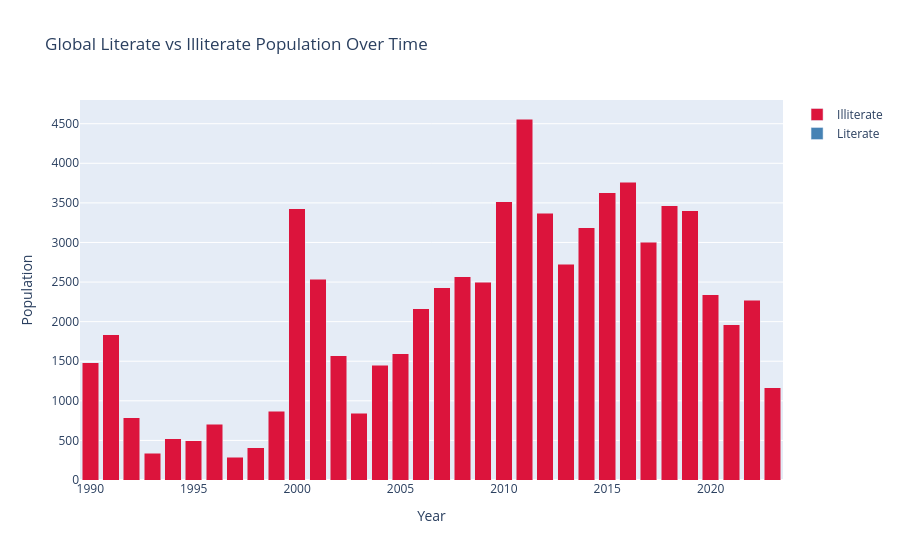

The code cell stored with this chart in its notebook:
### Code cell
# ── Illiteracy Population Trend (FIXED) ────────────────────────────────────

import plotly.graph_objects as go

if 'illiterate_total' in df_illiteracy.columns:

    # If literate_total not present → create it safely
    if 'literate_total' not in df_illiteracy.columns:
        if 'total_population' in df_illiteracy.columns:
            df_illiteracy['literate_total'] = (
                df_illiteracy['total_population'] - df_illiteracy['illiterate_total']
            )
        else:
            # fallback: skip literate and plot only illiterate
            df_illiteracy['literate_total'] = 0

    # Group data
    global_illit = (
        df_illiteracy
        .groupby('year')[['illiterate_total','literate_total']]
        .sum()
        .reset_index()
    )

    # Plot
    fig = go.Figure()

    fig.add_trace(go.Bar(
        name='Literate',
        x=global_illit['year'],
        y=global_illit['literate_total'],
        marker_color='steelblue'
    ))

    fig.add_trace(go.Bar(
        name='Illiterate',
        x=global_illit['year'],
        y=global_illit['illiterate_total'],
        marker_color='crimson'
    ))

    fig.update_layout(
        barmode='stack',
        title='Global Literate vs Illiterate Population Over Time',
        xaxis_title='Year',
        yaxis_title='Population'
    )

    fig.show()

### Figure 1 — Plotly figure (JSON) as saved in the notebook; plotly's stock layout.template omitted (floating-point values rounded to 4 significant figures)
{"data": [{"marker": {"color": "steelblue"}, "name": "Literate", "type": "bar", "x": [1990, 1991, 1992, 1993, 1994, 1995, 1996, 1997, 1998, 1999, 2000, 2001, 2002, 2003, 2004, 2005, 2006, 2007, 2008, 2009, 2010, 2011, 2012, 2013, 2014, 2015, 2016, 2017, 2018, 2019, 2020, 2021, 2022, 2023], "y": [0, 0, 0, 0, 0, 0, 0, 0, 0, 0, 0, 0, 0, 0, 0, 0, 0, 0, 0, 0, 0, 0, 0, 0, 0, 0, 0, 0, 0, 0, 0, 0, 0, 0]}, {"marker": {"color": "crimson"}, "name": "Illiterate", "type": "bar", "x": [1990, 1991, 1992, 1993, 1994, 1995, 1996, 1997, 1998, 1999, 2000, 2001, 2002, 2003, 2004, 2005, 2006, 2007, 2008, 2009, 2010, 2011, 2012, 2013, 2014, 2015, 2016, 2017, 2018, 2019, 2020, 2021, 2022, 2023], "y": [1479.0, 1833.0, 786.7, 337.1, 522.5, 497.9, 705.3, 287.3, 406.5, 867.8, 3427.0, 2533.0, 1571.0, 844.1, 1451.0, 1592.0, 2164.0, 2430.0, 2569.0, 2500.0, 3511.0, 4559.0, 3370.0, 2723.0, 3188.0, 3628.0, 3762.0, 3003.0, 3462.0, 3401.0, 2342.0, 1962.0, 2271.0, 1164.0]}], "layout": {"barmode": "stack", "title": {"text": "Global Literate vs Illiterate Population Over Time"}, "xaxis": {"title": {"text": "Year"}}, "yaxis": {"title": {"text": "Population"}}}}
